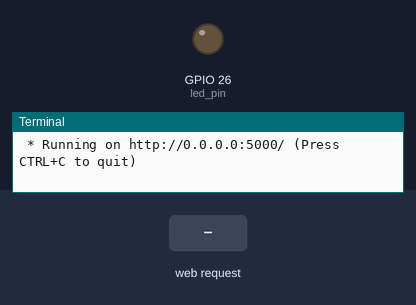
Recording of a program running on a simulated Raspberry Pi (BCM pin numbers). Shown: output pins drawn as LEDs (lit = HIGH), the last lines printed to the terminal. Inputs (shaded band) come from the test bench. The clock reads 2024-03-15 10:24:30 at power-on unless the program sets it.

Above: at 1.2 s.
1.3 s: HTTP request for /led_on received
At 2.7 s:
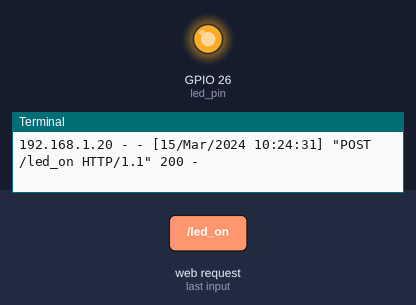
4.3 s: HTTP request for /led_off received
At 5.0 s:
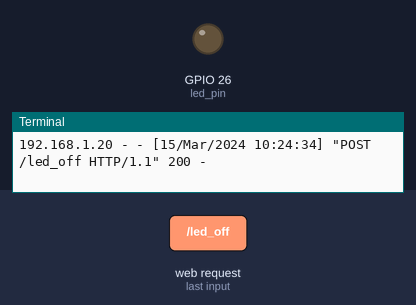
Timing chart, 0 to 7.3 s (numbered marks = the images above; inputs shaded):
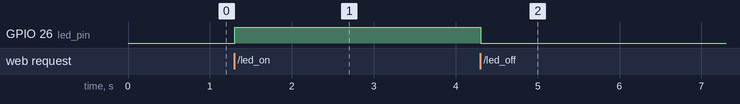

Measured:
- after the input at 1.3 s, GPIO 26 (led_pin): LOW → HIGH at once
- after the input at 4.3 s, GPIO 26 (led_pin): HIGH → LOW at once

The program:

led_control.py
```python
from flask import Flask, render_template
import RPi.GPIO as GPIO

# Initialize Flask app
app = Flask(__name__)

# GPIO setup
GPIO.setmode(GPIO.BCM)
GPIO.setwarnings(False)
led_pin = 26
GPIO.setup(led_pin, GPIO.OUT)

# Define routes
@app.route('/')
def index():
    return render_template('index.html')

@app.route('/led_on', methods=['POST'])
def led_on():
    GPIO.output(led_pin, GPIO.HIGH)
    return "LED ON"

@app.route('/led_off', methods=['POST'])
def led_off():
    GPIO.output(led_pin, GPIO.LOW)
    return "LED OFF"

if __name__ == '__main__':
    try:
        app.run(debug=False, host='0.0.0.0', port=5000)
    finally:
        GPIO.cleanup()
```
